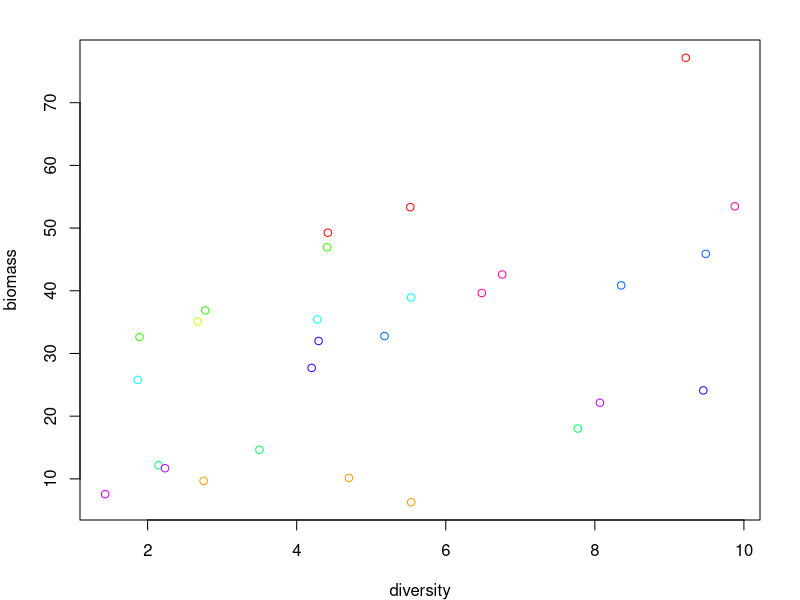

R code for this plot:
## ---- chunk 1
bdat = read.csv("dataset_1.csv")
n_blocks = length(unique(bdat$block))

# plot
par(mar=c(4,4,2,2))
plot(biomass~diversity, col = rainbow(n_blocks)[bdat$block], data = bdat)
